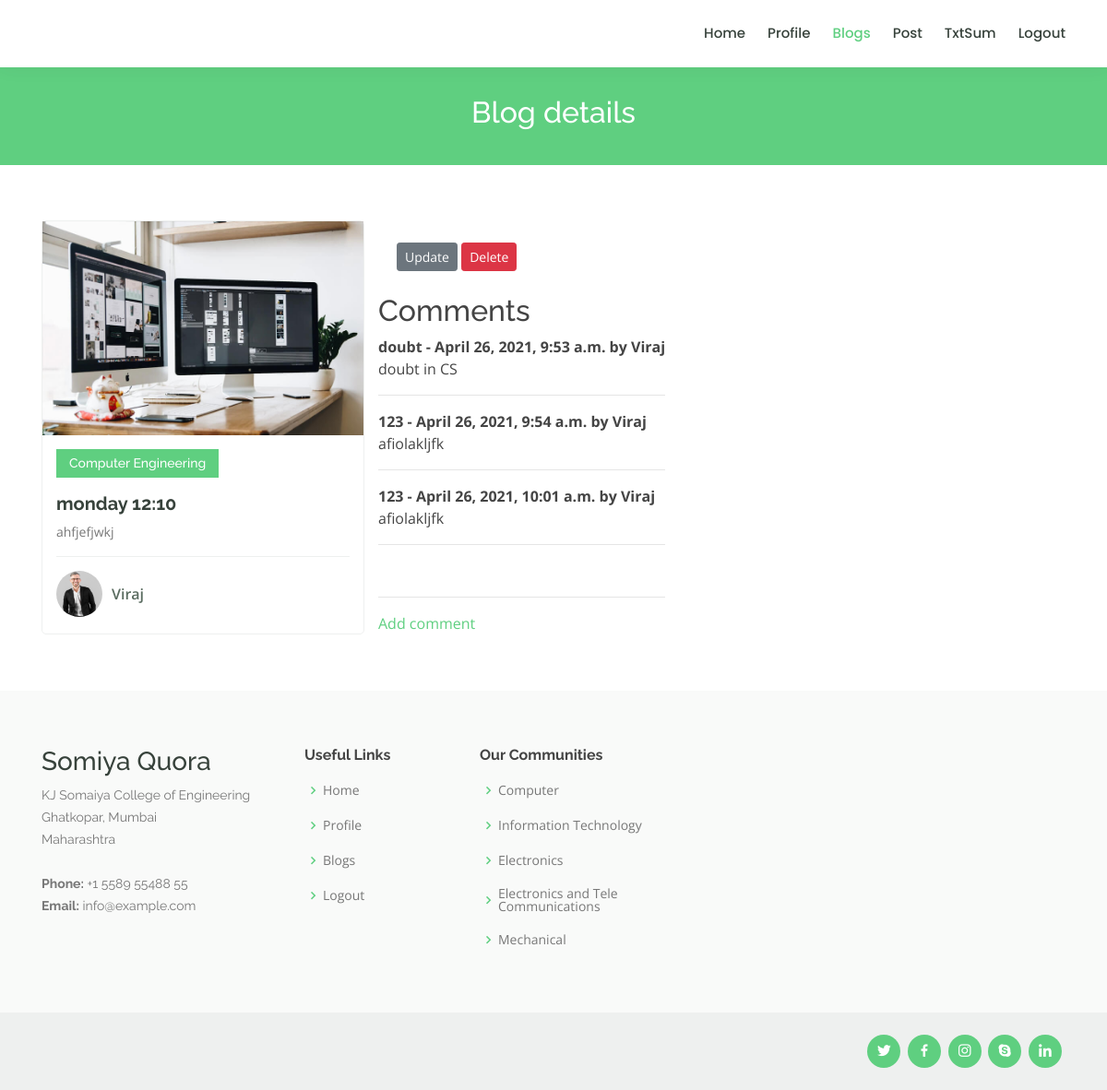
/post/14/ (signed in), run on the app's committed database.
### quoraBlog/models.py (models this page shows, shortened)
class Post(models.Model):
    title = models.CharField(max_length=100)
    content = models.TextField()
    date_posted = models.DateTimeField(default=timezone.now)
    author = models.ForeignKey(User, on_delete=models.CASCADE)
    group = models.ForeignKey(Community, on_delete= models.CASCADE,null=True, blank=True)
    reports = models.ManyToManyField(User, related_name='blog_post')
    User.username = 'Viraj'

class Community(models.Model):
    title =  models.CharField(max_length=100,unique=True)
    description = models.TextField(blank=True, default='')
    def __str__(self):
        return self.title

class Comment(models.Model):
    post = models.ForeignKey(Post, related_name="comments", on_delete=models.CASCADE)
    name = models.CharField(max_length=255)
    content = models.TextField()
    date_posted = models.DateTimeField(auto_now_add=True)

### quoraBlog/views.py (the view)
# urls.py: path('post/<int:pk>/', PostDetailView.as_view(), name='post-detail'),
class PostDetailView(LoginRequiredMixin, DetailView):
    model = Post

### quoraBlog/templates/quoraBlog/post_detail.html (shortened to what this page needs)
{% load static %}
<!DOCTYPE html>
<html lang="en">
<head>
  <link href="{% static 'vendor/bootstrap/css/bootstrap.min.css' %}" rel="stylesheet">
  <link href="{% static 'vendor/icofont/icofont.min.css' %}" rel="stylesheet">
  <link href="{% static 'vendor/boxicons/css/boxicons.min.css' %}" rel="stylesheet">
  <link href="{% static 'vendor/owl.carousel/assets/owl.carousel.min.css' %}" rel="stylesheet">
  <link href="{% static 'vendor/animate.css/animate.min.css' %}" rel="stylesheet">
  <link href="{% static 'vendor/aos/aos.css' %}" rel="stylesheet">
  <link href="{% static 'vendor/remixicon/remixicon.css' %}" rel="stylesheet">
  <link rel="stylesheet" type="text/css" href="{% static 'css/blogs.css' %}">
</head>
<body>
  <header id="header" class="fixed-top">
    <div class="container d-flex align-items-center">
      <nav class="nav-menu d-none d-lg-block">
        <ul>
          {% if user.is_authenticated %}
          <li><a href="{% url 'home' %}">Home</a></li>
            <li><a href="{% url 'profile' %}">Profile</a></li>
            <li class="active"><a href="{% url 'blogs' %}">Blogs</a></li>
            <li ><a href="{% url 'post-create' %}">Post</a></li>
            <li ><a href="{% url 'txt_sum' %}">TxtSum</a></li>
            <li><a href="{% url 'logout' %}">Logout</a></li>
          {% else %}
            <li><a href="{% url 'login' %}" >Login</a></li>
            <li><a href="{% url 'register' %}" >Register</a></li>
          {% endif %}
        </ul>
      </nav>
    </div>
  </header>
  <main id="main" data-aos="fade-in">
    <div class="breadcrumbs">
      <div class="container">
        <h2>Blog details</h2>
      </div>
    </div>
    <section id="courses" class="courses">
      <div class="container" data-aos="fade-up">
        <div class="row" data-aos="zoom-in" data-aos-delay="100">
        <div class="col-lg-4 col-md-6 d-flex align-items-stretch">
          <div class="course-item">
            <img src="{% static 'img/course-1.jpg' %}" class="img-fluid" alt="...">
            <div class="course-content">
              <div class="d-flex justify-content-between align-items-center mb-3">
                <h4>{{ post.group }}</h4>
              </div>
              <h3><a href="{% url 'post-detail' post.id %}">{{ post.title }}</a></h3>
              <p>{{ post.content }}</p>
              <div class="trainer d-flex justify-content-between align-items-center">
                <div class="trainer-profile d-flex align-items-center">
                  <img src="{% static 'img/trainer-1.jpg' %}" class="img-fluid" alt="">
                  <span>{{ post.author }}</span>
                </div>
              </div>
            </div>
          </div>
        </div>
        <div class="column">
        {% if object.author == user %}
          <div style="padding: 20px;">
            <a class="btn btn-secondary btn-sm mt-1 mb-1"  href="{% url 'post-update' object.id %}">Update</a>
            <a class="btn btn-danger btn-sm mt-1 mb-1" href="{% url 'post-delete' object.id %}">Delete</a>
          </div>
        {% endif %}
        <h2>Comments</h2>
        {% if not post.comments.all %}
          <p>No comments yet</p>
        {% else %}
          {% for comm in post.comments.all %}
            <strong>
            {{ comm.name }} - {{ comm.date_posted }} by {{ user.username}}
            </strong>
            <br/>
            {{ comm.content }}
            <br>
            <hr>
          {% endfor %}
        {% endif %}
        <br>
        <hr>
        <a href="{% url 'addComment' post.pk %}">Add comment</a>
      </div>
    </div>
  </main>
<footer id="footer">
  <div class="footer-top">
    <div class="container">
      <div class="row">
        <div class="col-lg-3 col-md-6 footer-contact">
          <h3>Somiya Quora</h3>
          <p>
            KJ Somaiya College of Engineering <br>
            Ghatkopar, Mumbai<br>
            Maharashtra <br><br>
            <strong>Phone:</strong> +1 5589 55488 55<br>
            <strong>Email:</strong> info@example.com<br>
          </p>
        </div>
        <div class="col-lg-2 col-md-6 footer-links">
          <h4>Useful Links</h4>
          <ul>
            <li><i class="bx bx-chevron-right"></i> <a href="#">Home</a></li>
            <li><i class="bx bx-chevron-right"></i> <a href="#">Profile</a></li>
            <li><i class="bx bx-chevron-right"></i> <a href="#">Blogs</a></li>
            <li><i class="bx bx-chevron-right"></i> <a href="#">Logout</a></li>
          </ul>
        </div>
        <div class="col-lg-3 col-md-6 footer-links">
          <h4>Our Communities</h4>
          <ul>
            <li><i class="bx bx-chevron-right"></i> <a href="#">Computer</a></li>
            <li><i class="bx bx-chevron-right"></i> <a href="#">Information Technology</a></li>
            <li><i class="bx bx-chevron-right"></i> <a href="#">Electronics</a></li>
            <li><i class="bx bx-chevron-right"></i> <a href="#">Electronics and Tele Communications</a></li>
            <li><i class="bx bx-chevron-right"></i> <a href="#">Mechanical</a></li>
          </ul>
        </div>
      </div>
    </div>
  </div>
  <div class="container d-md-flex py-4">
    <div class="social-links text-center text-md-right pt-3 pt-md-0">
      <a href="#" class="twitter"><i class="bx bxl-twitter"></i></a>
      <a href="#" class="facebook"><i class="bx bxl-facebook"></i></a>
      <a href="#" class="instagram"><i class="bx bxl-instagram"></i></a>
      <a href="#" class="google-plus"><i class="bx bxl-skype"></i></a>
      <a href="#" class="linkedin"><i class="bx bxl-linkedin"></i></a>
    </div>
  </div>
</footer>
</body>
</html>

### quoraBlog/static/css/blogs.css (style rules this page uses)
body { font-family: "Open Sans", sans-serif; color: #444444; }
a { color: #5fcf80; }
h1, h2, h3, h4, h5, h6 { font-family: "Raleway", sans-serif; }
#header { background: #fff; transition: all 0.5s; z-index: 997; padding: 15px 0; box-shadow: 0px 0 18px rgba(55, 66, 59, 0.08); }
.nav-menu ul { margin: 0; padding: 0; list-style: none; }
.nav-menu > ul { display: flex; }
.nav-menu > ul > li { position: relative; white-space: nowrap; padding: 10px 0 10px 24px; }
.nav-menu a { display: block; position: relative; color: #37423b; transition: 0.3s; font-size: 15px; font-family: "Poppins", sans-serif; font-weight: 500; }
.nav-menu a:hover, .nav-menu .active > a, .nav-menu li:hover > a { color: #5fcf80; }
.mobile-nav { position: fixed; top: 55px; right: 15px; bottom: 15px; left: 15px; z-index: 9999; overflow-y: auto; background: #fff; transition: ease-in-out 0.2s; opacity: 0; visibility: hidden; border-radius: 10px; padding: 10px 0; }
.mobile-nav * { margin: 0; padding: 0; list-style: none; }
.mobile-nav a { display: block; position: relative; color: #37423b; padding: 10px 20px; font-weight: 500; outline: none; }
.mobile-nav a:hover, .mobile-nav .active > a, .mobile-nav li:hover > a { color: #5fcf80; text-decoration: none; }
section { padding: 60px 0; overflow: hidden; }
.breadcrumbs { margin-top: 73px; text-align: center; background: #5fcf80; padding: 30px 0; color: #fff; }
.breadcrumbs h2 { font-size: 32px; font-weight: 500; }
.courses .course-item { border-radius: 5px; border: 1px solid #eef0ef; }
.courses .course-content { padding: 15px; }
.courses .course-content h3 { font-weight: 700; font-size: 20px; }
.courses .course-content h3 a { color: #37423b; transition: 0.3s; }
.courses .course-content p { font-size: 14px; color: #777777; }
.courses .course-content h4 { font-size: 14px; background: #5fcf80; padding: 7px 14px; color: #fff; margin: 0; }
.courses .trainer { padding-top: 15px; border-top: 1px solid #eef0ef; }
.courses .trainer .trainer-profile img { max-width: 50px; border-radius: 50px; }
.courses .trainer .trainer-profile span { padding-left: 10px; font-weight: 600; font-size: 16px; color: #5a6c60; }
#footer { color: #37423b; font-size: 14px; background: #eef0ef; }
#footer .footer-top { padding: 60px 0 30px 0; background: #f9faf9; }
#footer .footer-top .footer-contact { margin-bottom: 30px; }
#footer .footer-top .footer-contact p { font-size: 14px; line-height: 24px; margin-bottom: 0; font-family: "Raleway", sans-serif; color: #777777; }
#footer .footer-top h4 { font-size: 16px; font-weight: bold; color: #444444; position: relative; padding-bottom: 12px; }
#footer .footer-top .footer-links { margin-bottom: 30px; }
#footer .footer-top .footer-links ul { list-style: none; padding: 0; margin: 0; }
#footer .footer-top .footer-links ul i { padding-right: 2px; color: #5fcf80; font-size: 18px; line-height: 1; }
#footer .footer-top .footer-links ul li { padding: 10px 0; display: flex; align-items: center; }
#footer .footer-top .footer-links ul li:first-child { padding-top: 0; }
#footer .footer-top .footer-links ul a { color: #777777; transition: 0.3s; display: inline-block; line-height: 1; }
#footer .social-links a { font-size: 18px; display: inline-block; background: #5fcf80; color: #fff; line-height: 1; padding: 8px 0; margin-right: 4px; border-radius: 50%; text-align: center; width: 36px; height: 36px; transition: 0.3s; }

### data on the page
Post: group "Computer Engineering", title "monday 12:10", content "ahfjefjwkj", author "Viraj"
Comment: name "doubt", date_posted "April 26, 2021, 9:53 a.m.", content "doubt in CS"
Comment: name "123", date_posted "April 26, 2021, 9:54 a.m.", content "afiolakljfk"
Comment: name "123", date_posted "April 26, 2021, 10:01 a.m.", content "afiolakljfk"

### other printed values
{{ user.username }} "Viraj"
